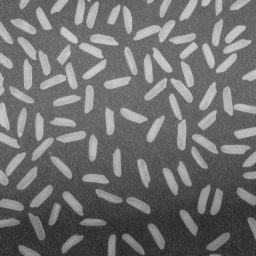
#> input picture Lab4_Binaryzacja/rice.png, 256 x 256 px
$ jupyter execute 04_thresholding_hw.ipynb
#> lines starting #> are read from the running program, lines starting #| are printed output that depends on the picture; after the words box and inside, x2 and y2 are one past the last pixel; in counts of white or black regions, pixels touching at a corner belong together
# Binaryzacja

### Zadanie domowe - binaryzacja adaptacyjna w oknach z interpolacją.

Pokazana w ramach podstawowej części ćwiczenia binaryzacja adaptacyjna działa dobrze, ale jest dość złożona obliczeniowo (choć oczywiście należy mieć świadomość, że implementację można zoptymalizować i wyeliminować pewne powtarzające się obliczenia).
Zbliżone rozwiązanie można również realizować w nieco innym wariancie - w oknach.
Ogólna idea jest następująca: wejściowy obraz dzielimy na nienachodzące (rozłączne) okna - wygodnie jest założyć, że są one kwadratowe i o rozmiarze będącym potęgą liczby 2.
W każdym z okien obliczamy próg - niech to będzie średnia i stosujemy do binaryzacji lokalnej.
Jak nietrudno się domyślić efekt nie będzie dobry, gdyż na granicach okien wystąpią artefakty.
Aby je wyeliminować należy zastosować interpolację, co zostanie szczegółowo opisane poniżej.
Warto zaznaczyć, że podobny mechanizm interpolacji stosowany jest w poznanym wcześniej algorytmie CLAHE.
Zainteresowane osoby odsyłam do artykułu na [Wikipedii](https://en.wikipedia.org/wiki/Adaptive_histogram_equalization) oraz do artykułu o metodzie CLAHE - Zuiderveld, Karel. “Contrast Limited Adaptive Histograph Equalization.” Graphic Gems IV. San Diego: Academic Press Professional, 1994. 474–485.

Na początek zaimplementujemy wariant metody bez interpolacji:
1. Wczytaj obraz _rice.png_.
2. W dwóch pętlach `for`, dla okien o ustalonym wymiarze $W$ (potęga 2), oblicz średnią:
- pętle powinny mieć krok $W$,
- wynik (tj. średnie) należy zapisać w pomocniczej tablicy,
- przydatny operator to `//` - dzielenie całkowitoliczbowe (*floor division*).

3. W kolejnych dwóch pętlach `for` (tym razem o kroku 1) przeprowadź binaryzację z wyznaczonymi progami.
   Tu oczywiście należy się sprytnie odwołać do wyników z tablicy pomocniczej.
   Wyświetl wyniki - czy jest on poprawny?
   Podpowiedź - błędy lepiej widać dla mniejszego rozmiaru okna (np. 16 x 16).

[cell 1]
import matplotlib.pyplot as plt
import cv2
import numpy as np
import os

if not os.path.exists("rice.png") :
    !wget https://raw.githubusercontent.com/vision-agh/poc_sw/master/04_Thresholding/rice.png --no-check-certificate

rice = cv2.imread('rice.png', cv2.IMREAD_GRAYSCALE)
#> rice is the input picture: shape (256, 256); min 40, max 204, mean 111.4
W = 16
(X, Y) = rice.shape
#> X = 256; Y = 256
rice_bin = np.zeros(rice.shape)
prog=np.zeros((X//W,Y//W))

for i in range(0, X-W,W):
    for j in range (0, Y-W,W):
        otoczenie = rice[i:i+W,j:j+W]
        prog[i//W][j//W] = np.mean(otoczenie)


for i in range(X):
    for j in range(Y):
        rice_bin[i][j]=(rice[i][j]>prog[i//W][j//W]).astype('uint8')
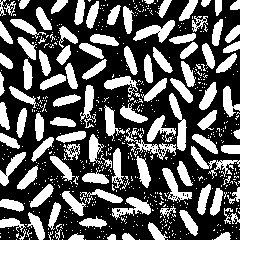
#> rice_bin: shape (256, 256) float64; values 0 (black) and 1 (white), 43.3% white; 607 white regions (517 under 20 px), largest, box (x1, y1, x2, y2) and area: (0, 0, 256, 256) 10061, (169, 93, 187, 151) 427, (133, 20, 175, 43) 425


fig, axs = plt.subplots(1, 2, figsize = (10, 5))
fig.set_size_inches(10, 5)

axs[0].imshow(rice, 'gray', vmin=0, vmax=256)
axs[0].axis('off')
axs[1].imshow(rice_bin, 'gray')
axs[1].axis('off')
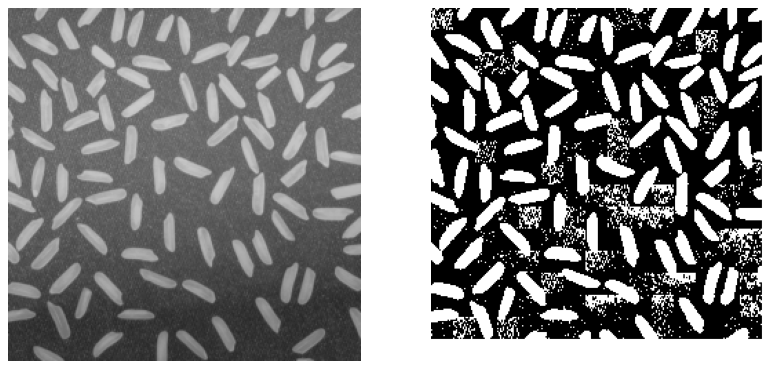
#> figure drawn by matplotlib, 2 panels

$ run again, with Lab4_Binaryzacja/catalogue.png copied over Lab4_Binaryzacja/rice.png
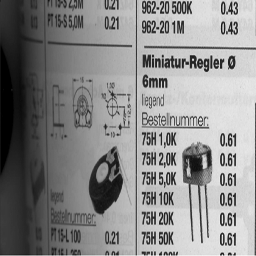
#> input picture Lab4_Binaryzacja/catalogue.png, 256 x 256 px
#> rice is the input picture: shape (256, 256); min 0, max 251, mean 138
#> after the loop `for i in range(X):`:
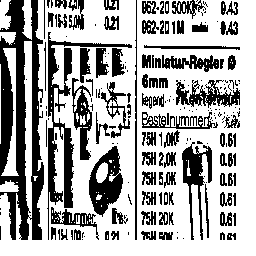
#> rice_bin: shape (256, 256) float64; values 0 (black) and 1 (white), 66.7% white; 206 black regions (110 under 20 px), largest, box (x1, y1, x2, y2) and area: (0, 0, 44, 240) 5885, (47, 32, 132, 240) 2478, (89, 146, 123, 217) 1302
#> `[cell 1] import matplotlib.pyplot as plt import cv2 import numpy as np..`:
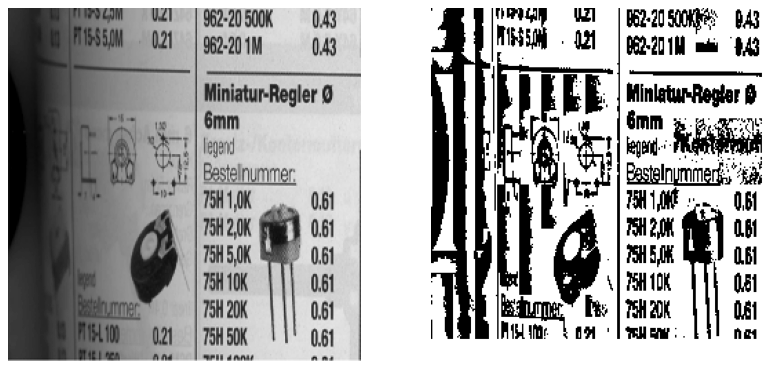
#> figure drawn by matplotlib, 2 panels
